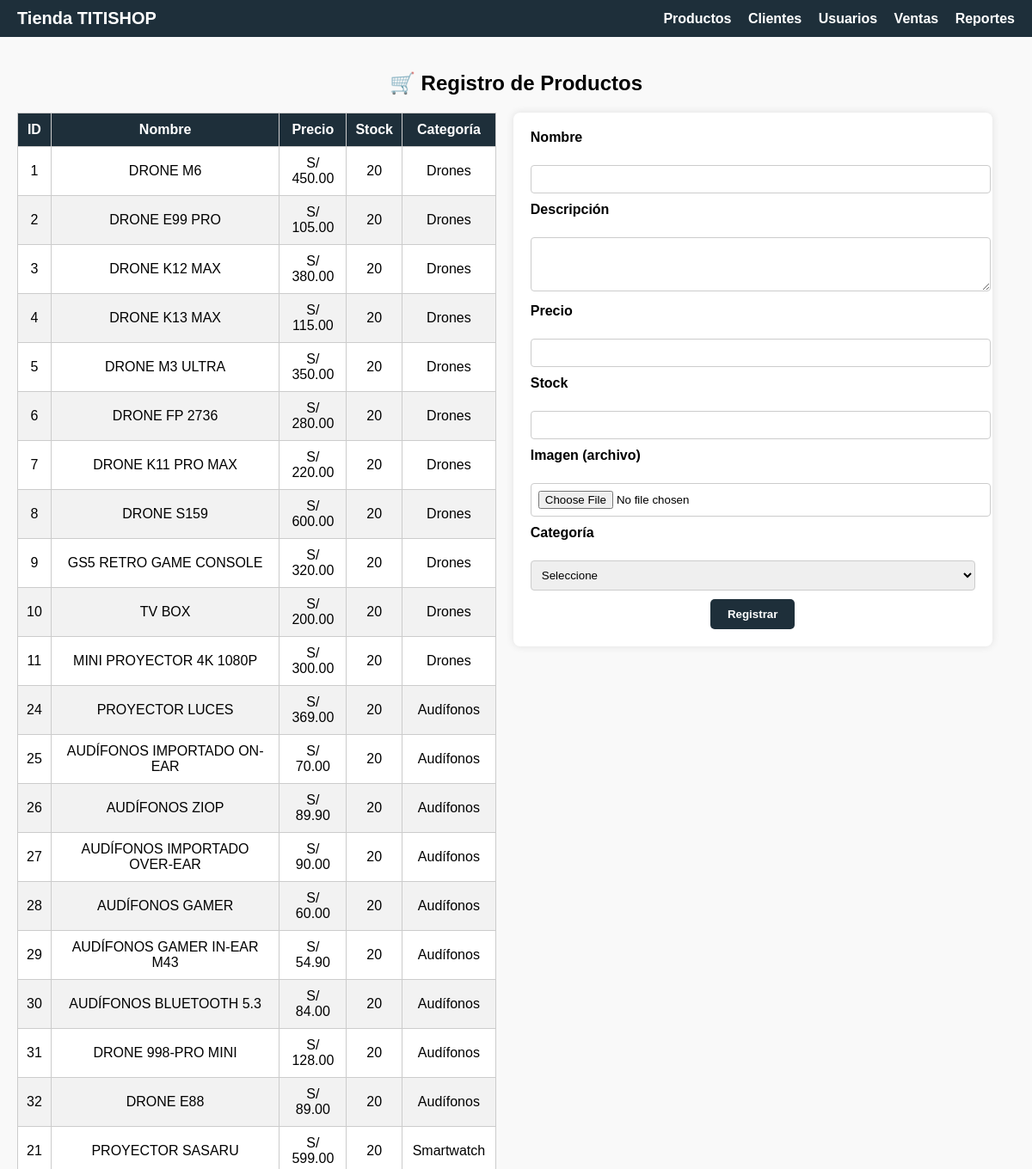
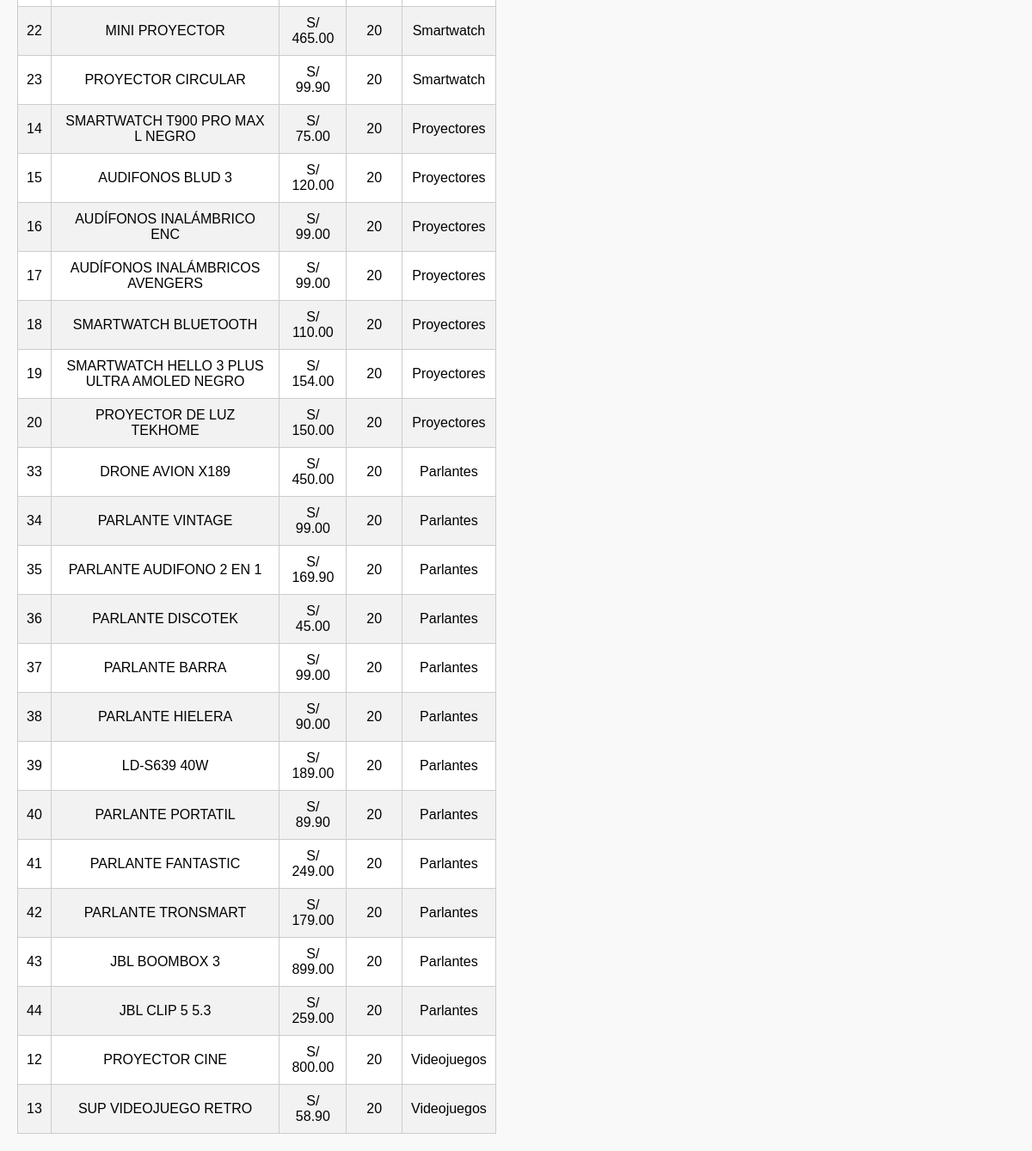
The app's page /Productos/registrar.php with its own data (2 pictures, top to bottom).
### tables this page shows
CREATE TABLE productos (
    id_producto INT AUTO_INCREMENT PRIMARY KEY,
    nombre VARCHAR(100) NOT NULL,
    descripcion TEXT,
    precio DECIMAL(10, 2),
    stock INT,
    imagen_url VARCHAR(255),
    id_categoria INT,
    activo BOOLEAN DEFAULT TRUE,
    FOREIGN KEY (id_categoria) REFERENCES categorias(id_categoria)
);

CREATE TABLE categorias (
    id_categoria INT AUTO_INCREMENT PRIMARY KEY,
    nombre_categoria VARCHAR(100) NOT NULL
);

### Productos/registrar.php (the view, shortened to what this page needs)
<?php
$conexion = new Conexion();
$conn = $conexion->getConectar();
$sqlProductos = "SELECT p.id_producto, p.nombre, p.precio, p.stock, c.nombre_categoria
                 FROM productos p
                 INNER JOIN categorias c ON p.id_categoria = c.id_categoria";
$productos = $conn->query($sqlProductos);
?>
<!DOCTYPE html>
<html lang="es">
<head>
    <link rel="stylesheet" href="proregis.css">
</head>
<body>
<div class="contenedor">
    <div class="menu">
        <div class="menuIzquierda">
            <span class="title">Tienda TITISHOP</span>
        </div>
        <div class="menuDerecha">
            <div class="menus">
                <a href="listar.php">Productos</a>
                <a href="../Roles/listar.php">Clientes</a>
                <a href="../Usu/listar.php">Usuarios</a>
                <a href="../Usuarios/registroventas.php">Ventas</a>
                <a href="../Usuarios/historial.php">Reportes</a>
            </div>
        </div>
    </div>
    <div class="contenido">
        <h2 class="centrar">🛒 Registro de Productos</h2>
        <div class="tabla">
            <div class="tablaLeft">
                <table>
                    <thead>
                        <tr>
                            <th>ID</th>
                            <th>Nombre</th>
                            <th>Precio</th>
                            <th>Stock</th>
                            <th>Categoría</th>
                        </tr>
                    </thead>
                    <tbody>
                        <?php while ($fila = $productos->fetch_assoc()): ?>
                            <tr>
                                <td><?= $fila['id_producto'] ?></td>
                                <td><?= htmlspecialchars($fila['nombre']) ?></td>
                                <td>S/ <?= number_format($fila['precio'], 2) ?></td>
                                <td><?= $fila['stock'] ?></td>
                                <td><?= $fila['nombre_categoria'] ?></td>
                            </tr>
                        <?php endwhile; ?>
                    </tbody>
                </table>
            </div>
            <div class="tablaRight">
                <div class="rounded1">
                    <form method="post" action="" enctype="multipart/form-data">
                        <label class="etiqueta">Nombre</label><br>
                        <input type="text" class="form-control" name="nombre" required><br>
                        <label class="etiqueta">Descripción</label><br>
                        <textarea class="form-control" name="descripcion" rows="3" required></textarea><br>
                        <label class="etiqueta">Precio</label><br>
                        <input type="number" step="0.01" class="form-control" name="precio" required><br>
                        <label class="etiqueta">Stock</label><br>
                        <input type="number" class="form-control" name="stock" required><br>
                        <label class="etiqueta">Imagen (archivo)</label><br>
                        <input type="file" class="form-control" name="imagen" accept="image/*" required>
                        <label class="etiqueta">Categoría</label><br>
                        <select name="id_categoria" class="form-control" required>
                            <option value="">Seleccione</option>
                        </select><br>
                        <div class="d-grid">
                            <button type="submit" class="registrar">Registrar</button>
                        </div>
                    </form>
                </div>
            </div>
        </div>
    </div>
</div>
</body>
</html>

### Productos/proregis.css (style rules this page uses)
body { font-family: Arial, sans-serif; margin: 0; padding: 0; background-color: #f9f9f9; }
.contenedor { width: 100%; }
.menu { background-color: #1e2f3a; color: #fff; padding: 10px 20px; display: flex; justify-content: space-between; align-items: center; }
.menuIzquierda .title { font-size: 20px; font-weight: bold; }
.menuDerecha .menus a { margin-left: 15px; color: #fff; text-decoration: none; font-weight: bold; }
.contenido { padding: 20px; }
.centrar { text-align: center; margin-bottom: 20px; }
.tabla { display: flex; gap: 20px; flex-wrap: wrap; }
.tablaLeft, .tablaRight { width: 48%; }
.rounded1 { background-color: #fff; padding: 20px; border-radius: 8px; box-shadow: 0 0 10px rgba(0,0,0,0.1); }
.form-control { width: 100%; padding: 8px; margin-bottom: 10px; border: 1px solid #ccc; border-radius: 4px; }
.etiqueta { font-weight: bold; margin-bottom: 5px; display: block; }
table { width: 100%; border-collapse: collapse; background-color: #fff; }
th, td { padding: 10px; text-align: center; border: 1px solid #ccc; }
th { background-color: #1e2f3a; color: white; }
tr:nth-child(even) { background-color: #f2f2f2; }
.d-grid { text-align: center; }
.registrar { background-color: #1e2f3a; color: white; padding: 10px 20px; border: none; font-weight: bold; cursor: pointer; border-radius: 5px; }

### records on screen
productos: id_producto "1", nombre "DRONE M6", precio "450.00", stock "20", id_categoria.nombre_categoria "Drones"
productos: id_producto "2", nombre "DRONE E99 PRO", precio "105.00", stock "20", id_categoria.nombre_categoria "Drones"
productos: id_producto "3", nombre "DRONE K12 MAX", precio "380.00", stock "20", id_categoria.nombre_categoria "Drones"
productos: id_producto "4", nombre "DRONE K13 MAX", precio "115.00", stock "20", id_categoria.nombre_categoria "Drones"
productos: id_producto "5", nombre "DRONE M3 ULTRA", precio "350.00", stock "20", id_categoria.nombre_categoria "Drones"
productos: id_producto "6", nombre "DRONE FP 2736", precio "280.00", stock "20", id_categoria.nombre_categoria "Drones"
productos: id_producto "7", nombre "DRONE K11 PRO MAX", precio "220.00", stock "20", id_categoria.nombre_categoria "Drones"
productos: id_producto "8", nombre "DRONE S159", precio "600.00", stock "20", id_categoria.nombre_categoria "Drones"
productos: id_producto "9", nombre "GS5 RETRO GAME CONSOLE", precio "320.00", stock "20", id_categoria.nombre_categoria "Drones"
productos: id_producto "10", nombre "TV BOX", precio "200.00", stock "20", id_categoria.nombre_categoria "Drones"
productos: id_producto "11", nombre "MINI PROYECTOR 4K 1080P", precio "300.00", stock "20", id_categoria.nombre_categoria "Drones"
productos: id_producto "24", nombre "PROYECTOR LUCES", precio "369.00", stock "20", id_categoria.nombre_categoria "Audífonos"
productos: id_producto "25", nombre "AUDÍFONOS IMPORTADO ON-EAR", precio "70.00", stock "20", id_categoria.nombre_categoria "Audífonos"
productos: id_producto "26", nombre "AUDÍFONOS ZIOP", precio "89.90", stock "20", id_categoria.nombre_categoria "Audífonos"
productos: id_producto "27", nombre "AUDÍFONOS IMPORTADO OVER-EAR", precio "90.00", stock "20", id_categoria.nombre_categoria "Audífonos"
productos: id_producto "28", nombre "AUDÍFONOS GAMER", precio "60.00", stock "20", id_categoria.nombre_categoria "Audífonos"
productos: id_producto "29", nombre "AUDÍFONOS GAMER IN-EAR M43", precio "54.90", stock "20", id_categoria.nombre_categoria "Audífonos"
productos: id_producto "30", nombre "AUDÍFONOS BLUETOOTH 5.3", precio "84.00", stock "20", id_categoria.nombre_categoria "Audífonos"
productos: id_producto "31", nombre "DRONE 998-PRO MINI", precio "128.00", stock "20", id_categoria.nombre_categoria "Audífonos"
productos: id_producto "32", nombre "DRONE E88", precio "89.00", stock "20", id_categoria.nombre_categoria "Audífonos"
productos: id_producto "21", nombre "PROYECTOR SASARU", precio "599.00", stock "20", id_categoria.nombre_categoria "Smartwatch"
productos: id_producto "22", nombre "MINI PROYECTOR", precio "465.00", stock "20", id_categoria.nombre_categoria "Smartwatch"
productos: id_producto "23", nombre "PROYECTOR CIRCULAR", precio "99.90", stock "20", id_categoria.nombre_categoria "Smartwatch"
productos: id_producto "14", nombre "SMARTWATCH T900 PRO MAX L NEGRO", precio "75.00", stock "20", id_categoria.nombre_categoria "Proyectores"
productos: id_producto "15", nombre "AUDIFONOS BLUD 3", precio "120.00", stock "20", id_categoria.nombre_categoria "Proyectores"
productos: id_producto "16", nombre "AUDÍFONOS INALÁMBRICO ENC", precio "99.00", stock "20", id_categoria.nombre_categoria "Proyectores"
productos: id_producto "17", nombre "AUDÍFONOS INALÁMBRICOS AVENGERS", precio "99.00", stock "20", id_categoria.nombre_categoria "Proyectores"
productos: id_producto "18", nombre "SMARTWATCH BLUETOOTH", precio "110.00", stock "20", id_categoria.nombre_categoria "Proyectores"
productos: id_producto "19", nombre "SMARTWATCH HELLO 3 PLUS ULTRA AMOLED NEGRO", precio "154.00", stock "20", id_categoria.nombre_categoria "Proyectores"
productos: id_producto "20", nombre "PROYECTOR DE LUZ TEKHOME", precio "150.00", stock "20", id_categoria.nombre_categoria "Proyectores"
productos: id_producto "33", nombre "DRONE AVION X189", precio "450.00", stock "20", id_categoria.nombre_categoria "Parlantes"
productos: id_producto "34", nombre "PARLANTE VINTAGE", precio "99.00", stock "20", id_categoria.nombre_categoria "Parlantes"
productos: id_producto "35", nombre "PARLANTE AUDIFONO 2 EN 1", precio "169.90", stock "20", id_categoria.nombre_categoria "Parlantes"
productos: id_producto "36", nombre "PARLANTE DISCOTEK", precio "45.00", stock "20", id_categoria.nombre_categoria "Parlantes"
productos: id_producto "37", nombre "PARLANTE BARRA", precio "99.00", stock "20", id_categoria.nombre_categoria "Parlantes"
productos: id_producto "38", nombre "PARLANTE HIELERA", precio "90.00", stock "20", id_categoria.nombre_categoria "Parlantes"
productos: id_producto "39", nombre "LD-S639 40W", precio "189.00", stock "20", id_categoria.nombre_categoria "Parlantes"
productos: id_producto "40", nombre "PARLANTE PORTATIL", precio "89.90", stock "20", id_categoria.nombre_categoria "Parlantes"
productos: id_producto "41", nombre "PARLANTE FANTASTIC", precio "249.00", stock "20", id_categoria.nombre_categoria "Parlantes"
productos: id_producto "42", nombre "PARLANTE TRONSMART", precio "179.00", stock "20", id_categoria.nombre_categoria "Parlantes"
productos: id_producto "43", nombre "JBL BOOMBOX 3", precio "899.00", stock "20", id_categoria.nombre_categoria "Parlantes"
productos: id_producto "44", nombre "JBL CLIP 5 5.3", precio "259.00", stock "20", id_categoria.nombre_categoria "Parlantes"
productos: id_producto "12", nombre "PROYECTOR CINE", precio "800.00", stock "20", id_categoria.nombre_categoria "Videojuegos"
productos: id_producto "13", nombre "SUP VIDEOJUEGO RETRO", precio "58.90", stock "20", id_categoria.nombre_categoria "Videojuegos"
